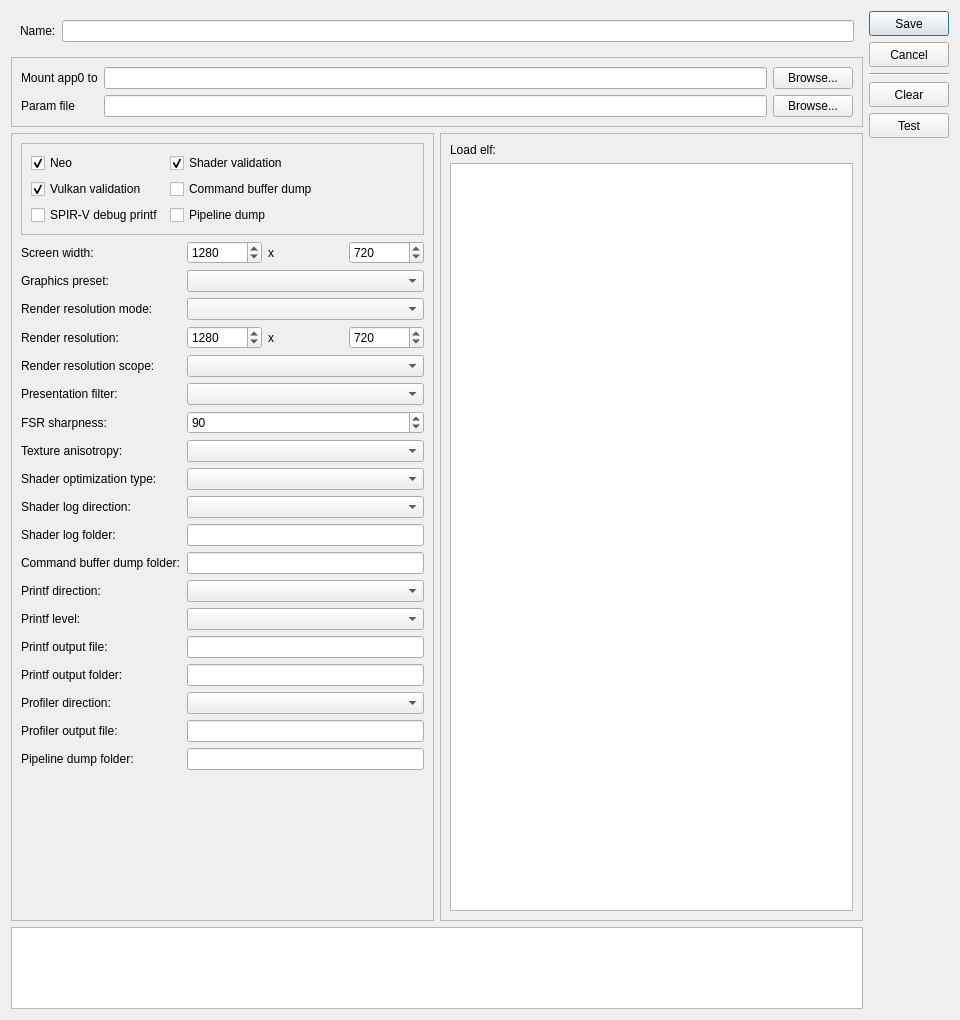
<?xml version="1.0" encoding="UTF-8"?>
<ui version="4.0">
 <class>ConfigurationEditDialog</class>
 <widget class="QDialog" name="ConfigurationEditDialog">
  <property name="geometry">
   <rect>
    <x>0</x>
    <y>0</y>
    <width>960</width>
    <height>1020</height>
   </rect>
  </property>
  <property name="windowTitle">
   <string>Dialog</string>
  </property>
  <property name="locale">
   <locale language="English" country="UnitedStates"/>
  </property>
  <layout class="QGridLayout" name="gridLayout">
   <item row="1" column="1">
    <spacer name="verticalSpacer">
     <property name="orientation">
      <enum>Qt::Vertical</enum>
     </property>
     <property name="sizeHint" stdset="0">
      <size>
       <width>20</width>
       <height>0</height>
      </size>
     </property>
    </spacer>
   </item>
   <item row="0" column="0" rowspan="2">
    <layout class="QVBoxLayout" name="verticalLayout_2">
     <property name="sizeConstraint">
      <enum>QLayout::SetDefaultConstraint</enum>
     </property>
     <item>
      <widget class="QFrame" name="frame">
       <property name="sizePolicy">
        <sizepolicy hsizetype="Preferred" vsizetype="Maximum">
         <horstretch>0</horstretch>
         <verstretch>0</verstretch>
        </sizepolicy>
       </property>
       <property name="frameShape">
        <enum>QFrame::NoFrame</enum>
       </property>
       <property name="frameShadow">
        <enum>QFrame::Raised</enum>
       </property>
       <layout class="QFormLayout" name="formLayout">
        <item row="0" column="0">
         <widget class="QLabel" name="label_2">
          <property name="text">
           <string>Name:</string>
          </property>
         </widget>
        </item>
        <item row="0" column="1">
         <widget class="MandatoryLineEdit" name="name_lineedit">
          <property name="toolTip">
           <string>&lt;html&gt;&lt;head/&gt;&lt;body&gt;&lt;p&gt;Configuration name&lt;/p&gt;&lt;/body&gt;&lt;/html&gt;</string>
          </property>
          <property name="frame">
           <bool>true</bool>
          </property>
          <property name="clearButtonEnabled">
           <bool>true</bool>
          </property>
         </widget>
        </item>
       </layout>
      </widget>
     </item>
     <item>
      <widget class="QFrame" name="file_groupbox">
       <property name="sizePolicy">
        <sizepolicy hsizetype="Preferred" vsizetype="Maximum">
         <horstretch>0</horstretch>
         <verstretch>0</verstretch>
        </sizepolicy>
       </property>
       <property name="frameShape">
        <enum>QFrame::StyledPanel</enum>
       </property>
       <layout class="QFormLayout" name="formLayout_5">
        <item row="0" column="0">
         <widget class="QLabel" name="label_14">
          <property name="sizePolicy">
           <sizepolicy hsizetype="Fixed" vsizetype="Preferred">
            <horstretch>0</horstretch>
            <verstretch>0</verstretch>
           </sizepolicy>
          </property>
          <property name="text">
           <string>Mount app0 to</string>
          </property>
         </widget>
        </item>
        <item row="0" column="1">
         <layout class="QHBoxLayout" name="horizontalLayout_6">
          <item>
           <widget class="MandatoryLineEdit" name="base_directory_lineedit">
            <property name="minimumSize">
             <size>
              <width>550</width>
              <height>0</height>
             </size>
            </property>
            <property name="toolTip">
             <string>&lt;html&gt;&lt;head/&gt;&lt;body&gt;&lt;p&gt;Name of the directory where game is located&lt;/p&gt;&lt;/body&gt;&lt;/html&gt;</string>
            </property>
            <property name="clearButtonEnabled">
             <bool>true</bool>
            </property>
           </widget>
          </item>
          <item>
           <widget class="QPushButton" name="browse_base_dir_button">
            <property name="text">
             <string>Browse...</string>
            </property>
            <property name="autoDefault">
             <bool>false</bool>
            </property>
           </widget>
          </item>
         </layout>
        </item>
        <item row="2" column="0">
         <widget class="QLabel" name="label_17">
          <property name="sizePolicy">
           <sizepolicy hsizetype="Fixed" vsizetype="Preferred">
            <horstretch>0</horstretch>
            <verstretch>0</verstretch>
           </sizepolicy>
          </property>
          <property name="text">
           <string>Param file</string>
          </property>
         </widget>
        </item>
        <item row="2" column="1">
         <layout class="QHBoxLayout" name="horizontalLayout_8">
          <item>
           <widget class="QLineEdit" name="param_file_lineedit">
            <property name="toolTip">
             <string>&lt;html&gt;&lt;head/&gt;&lt;body&gt;&lt;p&gt;Path to &lt;span style=&quot; font-weight:600;&quot;&gt;param.sfo&lt;/span&gt; file&lt;/p&gt;&lt;/body&gt;&lt;/html&gt;</string>
            </property>
            <property name="clearButtonEnabled">
             <bool>true</bool>
            </property>
           </widget>
          </item>
          <item>
           <widget class="QPushButton" name="browse_param_file_button">
            <property name="text">
             <string>Browse...</string>
            </property>
            <property name="autoDefault">
             <bool>false</bool>
            </property>
           </widget>
          </item>
         </layout>
        </item>
       </layout>
      </widget>
     </item>
     <item>
      <layout class="QHBoxLayout" name="horizontalLayout">
       <item>
        <widget class="QFrame" name="configuaration_groupbox">
         <property name="sizePolicy">
          <sizepolicy hsizetype="Preferred" vsizetype="Expanding">
           <horstretch>0</horstretch>
           <verstretch>0</verstretch>
          </sizepolicy>
         </property>
         <property name="frameShape">
          <enum>QFrame::StyledPanel</enum>
         </property>
         <layout class="QFormLayout" name="formLayout_6">
          <property name="sizeConstraint">
           <enum>QLayout::SetDefaultConstraint</enum>
          </property>
          <property name="fieldGrowthPolicy">
           <enum>QFormLayout::AllNonFixedFieldsGrow</enum>
          </property>
          <item row="0" column="0" colspan="2">
           <widget class="QFrame" name="frame_4">
            <property name="frameShape">
             <enum>QFrame::StyledPanel</enum>
            </property>
            <property name="frameShadow">
             <enum>QFrame::Raised</enum>
            </property>
            <layout class="QGridLayout" name="gridLayout_5">
             <item row="0" column="0">
              <widget class="QCheckBox" name="checkBox_neo">
               <property name="toolTip">
                <string>Enable PS4 Pro mode</string>
               </property>
               <property name="text">
                <string>Neo</string>
               </property>
               <property name="checked">
                <bool>true</bool>
               </property>
              </widget>
             </item>
             <item row="1" column="0">
              <widget class="QCheckBox" name="checkBox_vulkan_validation">
               <property name="toolTip">
                <string>Enable Vulkan validation layers</string>
               </property>
               <property name="text">
                <string>Vulkan validation</string>
               </property>
               <property name="checked">
                <bool>true</bool>
               </property>
              </widget>
             </item>
             <item row="0" column="1">
              <widget class="QCheckBox" name="checkBox_shader_validation">
               <property name="toolTip">
                <string>Validate SPIR-V binary</string>
               </property>
               <property name="text">
                <string>Shader validation</string>
               </property>
               <property name="checked">
                <bool>true</bool>
               </property>
              </widget>
             </item>
             <item row="1" column="1">
              <widget class="QCheckBox" name="checkBox_cmd_dump">
               <property name="toolTip">
                <string>Dump command buffers</string>
               </property>
               <property name="text">
                <string>Command buffer dump</string>
               </property>
               <property name="checked">
                <bool>false</bool>
               </property>
              </widget>
             </item>
             <item row="2" column="0">
              <widget class="QCheckBox" name="checkBox_spirv_debug">
               <property name="toolTip">
                <string>Enable SPIR-V debug printf</string>
               </property>
               <property name="text">
                <string>SPIR-V debug printf</string>
               </property>
               <property name="checked">
                <bool>false</bool>
               </property>
              </widget>
             </item>
             <item row="2" column="1">
              <widget class="QCheckBox" name="checkBox_pipeline_dump">
               <property name="toolTip">
                <string>Dump graphics pipelines</string>
               </property>
               <property name="text">
                <string>Pipeline dump</string>
               </property>
               <property name="checked">
                <bool>false</bool>
               </property>
              </widget>
             </item>
             <item row="1" column="2">
              <spacer name="horizontalSpacer">
               <property name="orientation">
                <enum>Qt::Horizontal</enum>
               </property>
               <property name="sizeHint" stdset="0">
                <size>
                 <width>40</width>
                 <height>20</height>
                </size>
               </property>
              </spacer>
             </item>
            </layout>
           </widget>
          </item>
          <item row="1" column="0">
           <widget class="QLabel" name="label_16">
            <property name="text">
             <string>Screen width:</string>
            </property>
           </widget>
          </item>
          <item row="1" column="1">
           <layout class="QHBoxLayout" name="horizontalLayout_screen">
            <item>
             <widget class="QSpinBox" name="spinBox_screen_width">
              <property name="toolTip">
               <string>Host window width</string>
              </property>
              <property name="minimum">
               <number>320</number>
              </property>
              <property name="maximum">
               <number>8192</number>
              </property>
              <property name="value">
               <number>1280</number>
              </property>
             </widget>
            </item>
            <item>
             <widget class="QLabel" name="label_x1">
              <property name="text">
               <string>x</string>
              </property>
             </widget>
            </item>
            <item>
             <widget class="QSpinBox" name="spinBox_screen_height">
              <property name="toolTip">
               <string>Host window height</string>
              </property>
              <property name="minimum">
               <number>240</number>
              </property>
              <property name="maximum">
               <number>8192</number>
              </property>
              <property name="value">
               <number>720</number>
              </property>
             </widget>
            </item>
           </layout>
          </item>
          <item row="2" column="0">
           <widget class="QLabel" name="label_graphics_preset">
            <property name="text">
             <string>Graphics preset:</string>
            </property>
           </widget>
          </item>
          <item row="2" column="1">
           <widget class="QComboBox" name="comboBox_graphics_preset">
            <property name="toolTip">
             <string>Fills the render resolution, presentation filter and texture anisotropy fields; Custom keeps them</string>
            </property>
           </widget>
          </item>
          <item row="3" column="0">
           <widget class="QLabel" name="label_render_mode">
            <property name="text">
             <string>Render resolution mode:</string>
            </property>
           </widget>
          </item>
          <item row="3" column="1">
           <widget class="QComboBox" name="comboBox_render_resolution_mode">
            <property name="toolTip">
             <string>Fixed or Native render resolution</string>
            </property>
           </widget>
          </item>
          <item row="4" column="0">
           <widget class="QLabel" name="label_render_res">
            <property name="text">
             <string>Render resolution:</string>
            </property>
           </widget>
          </item>
          <item row="4" column="1">
           <layout class="QHBoxLayout" name="horizontalLayout_render">
            <item>
             <widget class="QSpinBox" name="spinBox_render_width">
              <property name="toolTip">
               <string>Fixed render target width</string>
              </property>
              <property name="minimum">
               <number>320</number>
              </property>
              <property name="maximum">
               <number>8192</number>
              </property>
              <property name="value">
               <number>1280</number>
              </property>
             </widget>
            </item>
            <item>
             <widget class="QLabel" name="label_x2">
              <property name="text">
               <string>x</string>
              </property>
             </widget>
            </item>
            <item>
             <widget class="QSpinBox" name="spinBox_render_height">
              <property name="toolTip">
               <string>Fixed render target height</string>
              </property>
              <property name="minimum">
               <number>240</number>
              </property>
              <property name="maximum">
               <number>8192</number>
              </property>
              <property name="value">
               <number>720</number>
              </property>
             </widget>
            </item>
           </layout>
          </item>
          <item row="5" column="0">
           <widget class="QLabel" name="label_render_scope">
            <property name="text">
             <string>Render resolution scope:</string>
            </property>
           </widget>
          </item>
          <item row="5" column="1">
           <widget class="QComboBox" name="comboBox_render_resolution_scope">
            <property name="toolTip">
             <string>Display scales only the presented image; RenderTargets also renders offscreen targets at the fixed resolution</string>
            </property>
           </widget>
          </item>
          <item row="6" column="0">
           <widget class="QLabel" name="label_presentation">
            <property name="text">
             <string>Presentation filter:</string>
            </property>
           </widget>
          </item>
          <item row="6" column="1">
           <widget class="QComboBox" name="comboBox_presentation_filter">
            <property name="toolTip">
             <string>Linear, Nearest or FSR 1.0 presentation scaling</string>
            </property>
           </widget>
          </item>
          <item row="7" column="0">
           <widget class="QLabel" name="label_fsr_sharpness">
            <property name="text">
             <string>FSR sharpness:</string>
            </property>
           </widget>
          </item>
          <item row="7" column="1">
           <widget class="QSpinBox" name="spinBox_fsr_sharpness">
            <property name="toolTip">
             <string>FSR 1.0 sharpening strength, 0 to 100</string>
            </property>
            <property name="maximum">
             <number>100</number>
            </property>
            <property name="value">
             <number>90</number>
            </property>
           </widget>
          </item>
          <item row="8" column="0">
           <widget class="QLabel" name="label_texture_anisotropy">
            <property name="text">
             <string>Texture anisotropy:</string>
            </property>
           </widget>
          </item>
          <item row="8" column="1">
           <widget class="QComboBox" name="comboBox_texture_anisotropy">
            <property name="toolTip">
             <string>Guest keeps the title&apos;s sampler setting; a higher level applies to linear-filtered textures</string>
            </property>
           </widget>
          </item>
          <item row="9" column="0">
           <widget class="QLabel" name="label_20">
            <property name="text">
             <string>Shader optimization type:</string>
            </property>
           </widget>
          </item>
          <item row="9" column="1">
           <widget class="QComboBox" name="comboBox_shader_optimization_type">
            <property name="toolTip">
             <string>Optimize shaders for code size or performance</string>
            </property>
           </widget>
          </item>
          <item row="10" column="0">
           <widget class="QLabel" name="label_21">
            <property name="text">
             <string>Shader log direction:</string>
            </property>
           </widget>
          </item>
          <item row="10" column="1">
           <widget class="QComboBox" name="comboBox_shader_log_direction">
            <property name="toolTip">
             <string>Dump shaders to file or console window. If enabled may decrease emulator performance</string>
            </property>
           </widget>
          </item>
          <item row="11" column="0">
           <widget class="QLabel" name="label_22">
            <property name="text">
             <string>Shader log folder:</string>
            </property>
           </widget>
          </item>
          <item row="11" column="1">
           <widget class="MandatoryLineEdit" name="lineEdit_shader_log_folder">
            <property name="toolTip">
             <string>Specify directory to dump shaders</string>
            </property>
            <property name="clearButtonEnabled">
             <bool>true</bool>
            </property>
           </widget>
          </item>
          <item row="12" column="0">
           <widget class="QLabel" name="label_24">
            <property name="text">
             <string>Command buffer dump folder:</string>
            </property>
           </widget>
          </item>
          <item row="12" column="1">
           <widget class="MandatoryLineEdit" name="lineEdit_cmd_dump_folder">
            <property name="toolTip">
             <string>Specify directory to dump command buffers</string>
            </property>
            <property name="clearButtonEnabled">
             <bool>true</bool>
            </property>
           </widget>
          </item>
          <item row="13" column="0">
           <widget class="QLabel" name="label_25">
            <property name="text">
             <string>Printf direction:</string>
            </property>
           </widget>
          </item>
          <item row="13" column="1">
           <widget class="QComboBox" name="comboBox_printf_direction">
            <property name="toolTip">
             <string>Print logs to file or console window. If enabled may decrease emulator performance</string>
            </property>
           </widget>
          </item>
          <item row="14" column="0">
           <widget class="QLabel" name="label_printf_level">
            <property name="text">
             <string>Printf level:</string>
            </property>
           </widget>
          </item>
          <item row="14" column="1">
           <widget class="QComboBox" name="comboBox_printf_level">
            <property name="toolTip">
             <string>Minimum log severity: Debug, Info, Warn, Error</string>
            </property>
           </widget>
          </item>
          <item row="15" column="0">
           <widget class="QLabel" name="label_26">
            <property name="text">
             <string>Printf output file:</string>
            </property>
           </widget>
          </item>
          <item row="15" column="1">
           <widget class="MandatoryLineEdit" name="lineEdit_printf_file">
            <property name="toolTip">
             <string>Specify file to dump logs (single file mode)</string>
            </property>
            <property name="clearButtonEnabled">
             <bool>true</bool>
            </property>
           </widget>
          </item>
          <item row="16" column="0">
           <widget class="QLabel" name="label_printf_folder">
            <property name="text">
             <string>Printf output folder:</string>
            </property>
           </widget>
          </item>
          <item row="16" column="1">
           <widget class="QLineEdit" name="lineEdit_printf_folder">
            <property name="toolTip">
             <string>Directory for per-thread log files (Directory mode)</string>
            </property>
            <property name="clearButtonEnabled">
             <bool>true</bool>
            </property>
           </widget>
          </item>
          <item row="17" column="0">
           <widget class="QLabel" name="label_27">
            <property name="text">
             <string>Profiler direction:</string>
            </property>
           </widget>
          </item>
          <item row="17" column="1">
           <widget class="QComboBox" name="comboBox_profiler_direction">
            <property name="toolTip">
             <string>Enable/disable profiler. If enabled may decrease emulator performance</string>
            </property>
           </widget>
          </item>
          <item row="18" column="0">
           <widget class="QLabel" name="label_28">
            <property name="text">
             <string>Profiler output file:</string>
            </property>
           </widget>
          </item>
          <item row="18" column="1">
           <widget class="MandatoryLineEdit" name="lineEdit_profiler_file">
            <property name="toolTip">
             <string>Specify file to dump profiler info</string>
            </property>
            <property name="clearButtonEnabled">
             <bool>true</bool>
            </property>
           </widget>
          </item>
          <item row="19" column="0">
           <widget class="QLabel" name="label_pipeline_folder">
            <property name="text">
             <string>Pipeline dump folder:</string>
            </property>
           </widget>
          </item>
          <item row="19" column="1">
           <widget class="QLineEdit" name="lineEdit_pipeline_dump_folder">
            <property name="toolTip">
             <string>Directory to dump graphics pipelines (when Pipeline dump enabled)</string>
            </property>
            <property name="clearButtonEnabled">
             <bool>true</bool>
            </property>
           </widget>
          </item>
          <item row="20" column="0" colspan="2">
           <layout class="QHBoxLayout" name="horizontalLayout_2">
            <item>
             <spacer name="horizontalSpacer_3">
              <property name="orientation">
               <enum>Qt::Horizontal</enum>
              </property>
              <property name="sizeHint" stdset="0">
               <size>
                <width>40</width>
                <height>20</height>
               </size>
              </property>
             </spacer>
            </item>
            <item>
             <widget class="QLabel" name="image">
              <property name="minimumSize">
               <size>
                <width>240</width>
                <height>135</height>
               </size>
              </property>
              <property name="frameShape">
               <enum>QFrame::NoFrame</enum>
              </property>
              <property name="frameShadow">
               <enum>QFrame::Plain</enum>
              </property>
              <property name="text">
               <string/>
              </property>
             </widget>
            </item>
            <item>
             <spacer name="horizontalSpacer_2">
              <property name="orientation">
               <enum>Qt::Horizontal</enum>
              </property>
              <property name="sizeHint" stdset="0">
               <size>
                <width>40</width>
                <height>20</height>
               </size>
              </property>
             </spacer>
            </item>
           </layout>
          </item>
         </layout>
        </widget>
       </item>
       <item>
        <layout class="QVBoxLayout" name="verticalLayout_4">
         <item>
          <widget class="QFrame" name="frame_2">
           <property name="minimumSize">
            <size>
             <width>0</width>
             <height>0</height>
            </size>
           </property>
           <property name="frameShape">
            <enum>QFrame::StyledPanel</enum>
           </property>
           <property name="frameShadow">
            <enum>QFrame::Plain</enum>
           </property>
           <layout class="QGridLayout" name="gridLayout_2">
            <item row="0" column="0">
             <widget class="QLabel" name="label">
              <property name="text">
               <string>Load elf:</string>
              </property>
             </widget>
            </item>
            <item row="1" column="0">
             <widget class="QListWidget" name="listWidget_elfs">
              <property name="toolTip">
               <string>Select executables to load</string>
              </property>
              <property name="selectionMode">
               <enum>QAbstractItemView::NoSelection</enum>
              </property>
             </widget>
            </item>
           </layout>
          </widget>
         </item>
        </layout>
       </item>
      </layout>
     </item>
     <item>
      <widget class="QTableWidget" name="params_table"/>
     </item>
    </layout>
   </item>
   <item row="0" column="1">
    <layout class="QVBoxLayout" name="verticalLayout">
     <item>
      <widget class="QPushButton" name="ok_button">
       <property name="minimumSize">
        <size>
         <width>80</width>
         <height>25</height>
        </size>
       </property>
       <property name="text">
        <string>Save</string>
       </property>
       <property name="default">
        <bool>true</bool>
       </property>
      </widget>
     </item>
     <item>
      <widget class="QPushButton" name="cancel_button">
       <property name="minimumSize">
        <size>
         <width>80</width>
         <height>25</height>
        </size>
       </property>
       <property name="text">
        <string>Cancel</string>
       </property>
      </widget>
     </item>
     <item>
      <widget class="Line" name="line">
       <property name="orientation">
        <enum>Qt::Horizontal</enum>
       </property>
      </widget>
     </item>
     <item>
      <widget class="QPushButton" name="clear_button">
       <property name="minimumSize">
        <size>
         <width>80</width>
         <height>25</height>
        </size>
       </property>
       <property name="text">
        <string>Clear</string>
       </property>
       <property name="default">
        <bool>false</bool>
       </property>
      </widget>
     </item>
     <item>
      <widget class="QPushButton" name="test_button">
       <property name="minimumSize">
        <size>
         <width>80</width>
         <height>25</height>
        </size>
       </property>
       <property name="text">
        <string>Test</string>
       </property>
       <property name="default">
        <bool>false</bool>
       </property>
      </widget>
     </item>
    </layout>
   </item>
  </layout>
 </widget>
 <customwidgets>
  <customwidget>
   <class>MandatoryLineEdit</class>
   <extends>QLineEdit</extends>
   <header>MandatoryLineEdit.h</header>
  </customwidget>
 </customwidgets>
 <resources/>
 <connections>
  <connection>
   <sender>cancel_button</sender>
   <signal>clicked()</signal>
   <receiver>ConfigurationEditDialog</receiver>
   <slot>reject()</slot>
   <hints>
    <hint type="sourcelabel">
     <x>574</x>
     <y>65</y>
    </hint>
    <hint type="destinationlabel">
     <x>199</x>
     <y>167</y>
    </hint>
   </hints>
  </connection>
 </connections>
</ui>
